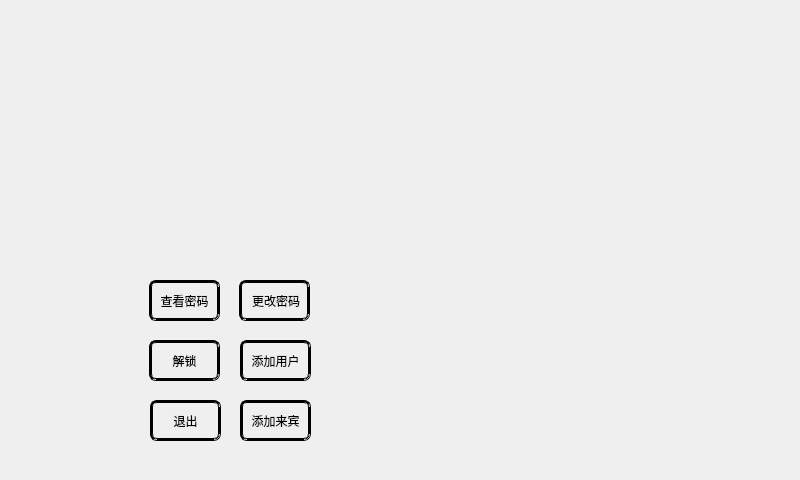
<?xml version="1.0" encoding="UTF-8"?>
<ui version="4.0">
 <class>Form</class>
 <widget class="QWidget" name="Form">
  <property name="geometry">
   <rect>
    <x>0</x>
    <y>0</y>
    <width>800</width>
    <height>480</height>
   </rect>
  </property>
  <property name="windowTitle">
   <string>Form</string>
  </property>
  <property name="styleSheet">
   <string notr="true">QWidget#Form{
background-image: url(:/image/baoan.jpg);}</string>
  </property>
  <widget class="QPushButton" name="btnUnlcok">
   <property name="geometry">
    <rect>
     <x>149</x>
     <y>340</y>
     <width>71</width>
     <height>41</height>
    </rect>
   </property>
   <property name="styleSheet">
    <string notr="true">QPushButton
{
color: rgb(0,0,0);
background：transparent;
border:3px groove;
border-radius:7px;
}

QPushButton:pressed
{
pading-left:6px;
padding-top:6px;
}</string>
   </property>
   <property name="text">
    <string>解锁</string>
   </property>
  </widget>
  <widget class="QPushButton" name="btnChange">
   <property name="geometry">
    <rect>
     <x>239</x>
     <y>280</y>
     <width>71</width>
     <height>41</height>
    </rect>
   </property>
   <property name="styleSheet">
    <string notr="true">QPushButton
{
color: rgb(0,0,0);
background：transparent;
border:3px groove;
border-radius:7px;
}

QPushButton:pressed
{
pading-left:6px;
padding-top:6px;
}</string>
   </property>
   <property name="text">
    <string> 更改密码</string>
   </property>
  </widget>
  <widget class="QPushButton" name="btnShow">
   <property name="geometry">
    <rect>
     <x>149</x>
     <y>280</y>
     <width>71</width>
     <height>41</height>
    </rect>
   </property>
   <property name="styleSheet">
    <string notr="true">QPushButton
{
color: rgb(0,0,0);
background：transparent;
border:3px groove;
border-radius:7px;
}

QPushButton:pressed
{
pading-left:6px;
padding-top:6px;
}</string>
   </property>
   <property name="text">
    <string>查看密码</string>
   </property>
  </widget>
  <widget class="QPushButton" name="addUser">
   <property name="geometry">
    <rect>
     <x>240</x>
     <y>340</y>
     <width>71</width>
     <height>41</height>
    </rect>
   </property>
   <property name="styleSheet">
    <string notr="true">QPushButton
{
color: rgb(0,0,0);
background：transparent;
border:3px groove;
border-radius:7px;
}

QPushButton:pressed
{
pading-left:6px;
padding-top:6px;
}</string>
   </property>
   <property name="text">
    <string>添加用户</string>
   </property>
  </widget>
  <widget class="QPushButton" name="btnAddGuest">
   <property name="geometry">
    <rect>
     <x>240</x>
     <y>400</y>
     <width>71</width>
     <height>41</height>
    </rect>
   </property>
   <property name="styleSheet">
    <string notr="true">QPushButton
{
color: rgb(0,0,0);
background：transparent;
border:3px groove;
border-radius:7px;
}

QPushButton:pressed
{
pading-left:6px;
padding-top:6px;
}</string>
   </property>
   <property name="text">
    <string>添加来宾</string>
   </property>
  </widget>
  <widget class="QPushButton" name="btnExit">
   <property name="geometry">
    <rect>
     <x>150</x>
     <y>400</y>
     <width>71</width>
     <height>41</height>
    </rect>
   </property>
   <property name="styleSheet">
    <string notr="true">QPushButton
{
color: rgb(0,0,0);
background：transparent;
border:3px groove;
border-radius:7px;
}

QPushButton:pressed
{
pading-left:6px;
padding-top:6px;
}</string>
   </property>
   <property name="text">
    <string>退出</string>
   </property>
  </widget>
 </widget>
 <resources/>
 <connections/>
</ui>
